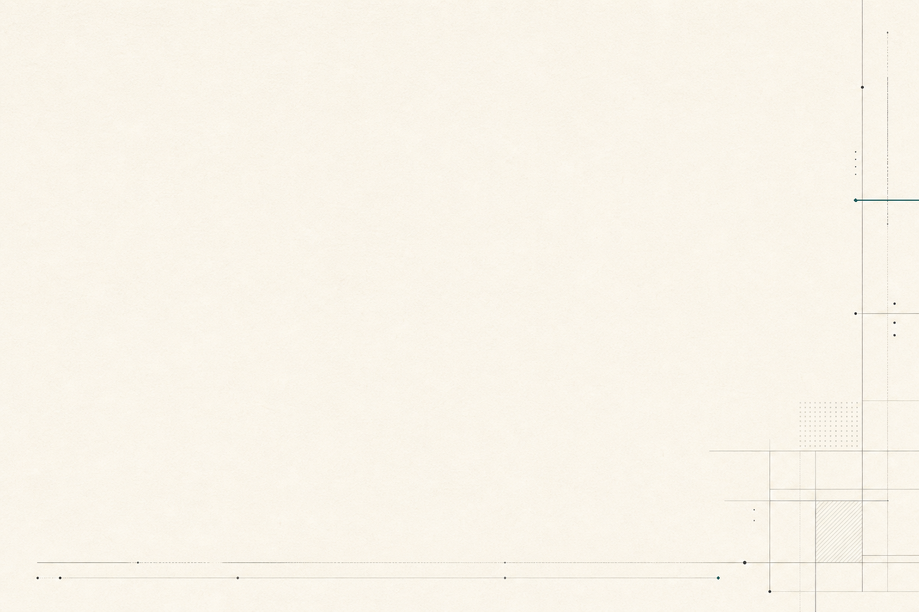
#> input picture assets/social-previews/source/core-foundation.png, 919 x 612 px, shrunk from 1536 x 1024 before the run
$ python migrate_petrol_teal_assets.py
#> lines starting #> are read from the running program, lines starting #| are printed output that depends on the picture
"""Synchronize raster identity assets with the approved Petrol Teal palette."""

from __future__ import annotations

import colorsys
from pathlib import Path

from PIL import Image, ImageDraw, ImageFont


ROOT = Path(__file__).resolve().parents[1]
PETROL_TEAL = (31, 90, 90)


def recolor_foundation(path: Path) -> None:
    with Image.open(path) as source:
#> source is the input picture: PIL image 919x612 RGB; mean R, G, B 249.3, 244.4, 233.7
        image = source.convert("RGB")
    pixels = image.load()
    for y in range(image.height):
        for x in range(image.width):
            red, green, blue = pixels[x, y]
            hue, saturation, _ = colorsys.rgb_to_hsv(red / 255, green / 255, blue / 255)
            is_brand_red = saturation > 0.18 and (hue < 0.08 or hue > 0.96)
            is_legacy_teal = saturation > 0.18 and 0.42 < hue < 0.58
            if is_brand_red or is_legacy_teal:
                pixels[x, y] = PETROL_TEAL
    image.save(path, format="PNG", optimize=True, compress_level=9)


def generate_favicon() -> None:
    font_path = Path(r"C:\Windows\Fonts\arialbd.ttf")
    for size in (16, 32, 48):
        image = Image.new("RGB", (size, size), PETROL_TEAL)
        draw = ImageDraw.Draw(image)
        font = ImageFont.truetype(str(font_path), max(7, round(size * 0.42)))
        box = draw.textbbox((0, 0), "SS", font=font)
        x = (size - (box[2] - box[0])) / 2
        y = (size - (box[3] - box[1])) / 2 - box[1]
        draw.text((x, y), "SS", fill="white", font=font)
        if size == 16:
            images = [image]
        else:
            images.append(image)
#> this loop made 3 passes
#> (box, x, y) on passes 1 to 3: ((0, 2, 9, 7), 3.5, 3.5), ((0, 4, 17, 13), 7.5, 7.5), ((0, 4, 25, 19), 11.5, 12.5)
#> pass 1, in generate_favicon, `image = Image.new("RGB", (size, size), PETROL_TEAL)`:
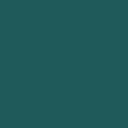
#> image: PIL image 16x16 RGB (shown 8 times larger); mean R, G, B 31, 90, 90
#> after the loop:
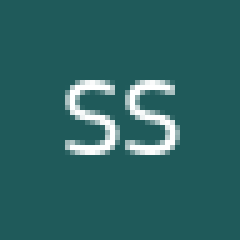
#> image: PIL image 48x48 RGB (shown 5 times larger); mean R, G, B 43.7, 99.4, 99.4
    images[-1].save(ROOT / "favicon.ico", format="ICO", append_images=images[:-1], sizes=[(16, 16), (32, 32), (48, 48)])


def main() -> None:
    source_dir = ROOT / "assets" / "social-previews" / "source"
    for filename in ("core-foundation.png", "learning-foundation.png"):
        recolor_foundation(source_dir / filename)
        print(f"Migrated {filename}")
    generate_favicon()
    print("Generated favicon.ico")


if __name__ == "__main__":
    main()
